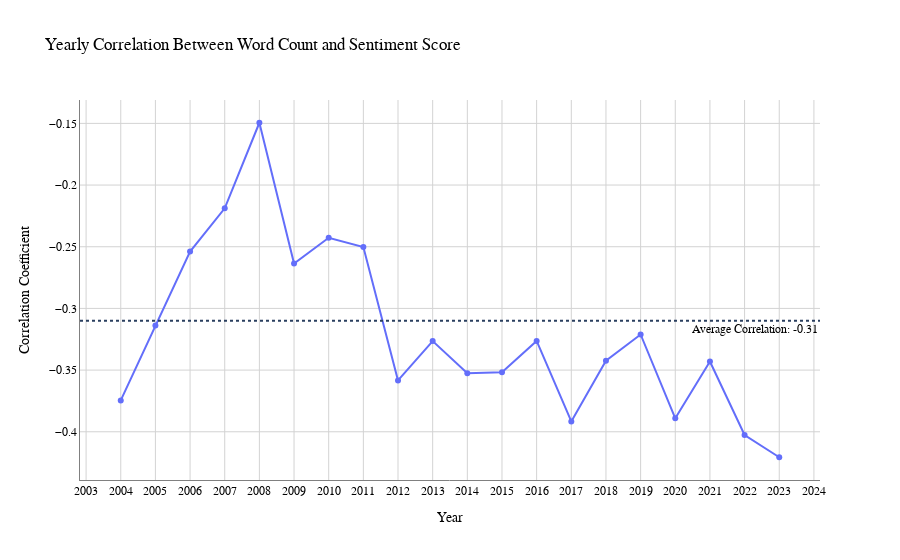

The notebook cell this image was saved under:
### Code cell
################################################## EDA ################################################

# ------- Calculating the correlation between 'Word Count' and 'Sentiment Score'

# Calculate the correlations
correlation = df[['Word Count', 'Sentiment Score']].corr()

# Print the correlations
print("Correlation between Word Count and Sentiment Score:", correlation.at['Word Count', 'Sentiment Score'])

# Calculate correlation by year
yearly_correlation = df.groupby('Year').apply(lambda x: x[['Word Count', 'Sentiment Score']].corr().iloc[0, 1])

# Reset index to turn the Series into a DataFrame for plotting
yearly_correlation_df = yearly_correlation.reset_index()
yearly_correlation_df.columns = ['Year', 'Correlation']

# Creating an interactive line plot using Plotly
fig = px.line(yearly_correlation_df, x='Year', y='Correlation', 
              title='Yearly Correlation Between Word Count and Sentiment Score',
              markers=True,  
              labels={'Correlation': 'Correlation Coefficient'})

# Add a horizontal line for the average correlation and update layout
average_correlation = -0.31
fig.add_hline(y=average_correlation, line_dash="dot",
              annotation_text=f"Average Correlation: {average_correlation:.2f}", 
              annotation_position="bottom right")
fig.update_traces(text='Correlation', hoverinfo='x+y', name='Yearly Correlation')  

# Adding details to the plot
fig.update_layout(
    plot_bgcolor='white',  
    hovermode='x unified',  
    xaxis_title='Year',
    yaxis_title='Correlation Coefficient',
    xaxis=dict(
        showline=True, 
        showgrid=True,  
        tickmode='linear',
        tick0=df['Year'].min(),
        dtick=1,  
        linecolor='gray', 
        gridcolor='lightgray'  
    ),
    yaxis=dict(
        showline=True,
        showgrid=True,
        linecolor='gray',
        gridcolor='lightgray'
    ),
    legend_title='Legend',
    legend=dict(y=1, x=1, xanchor='right', yanchor='top'),  
    font=dict(  
        family="Arial, sans-serif",
        size=12,
        color="black"
    )
)

fig.write_html('yearly_correlation_plot.html')
fig.show()

### Figure 1 — Plotly figure (JSON) as saved in the notebook; plotly's stock layout.template omitted (floating-point values rounded to 4 significant figures)
{"data": [{"hoverinfo": "x+y", "hovertemplate": "Year=%{x}<br>Correlation Coefficient=%{y}<extra></extra>", "legendgroup": "", "line": {"color": "#636efa", "dash": "solid"}, "marker": {"symbol": "circle"}, "mode": "lines+markers", "name": "Yearly Correlation", "orientation": "v", "showlegend": false, "text": "Correlation", "type": "scatter", "x": [2004, 2005, 2006, 2007, 2008, 2009, 2010, 2011, 2012, 2013, 2014, 2015, 2016, 2017, 2018, 2019, 2020, 2021, 2022, 2023], "xaxis": "x", "y": [-0.3746, -0.3139, -0.254, -0.2188, -0.1495, -0.2635, -0.2428, -0.2502, -0.3583, -0.3265, -0.3525, -0.3518, -0.3264, -0.3916, -0.3425, -0.3211, -0.389, -0.343, -0.4026, -0.4206], "yaxis": "y"}], "layout": {"annotations": [{"showarrow": false, "text": "Average Correlation: -0.31", "x": 1, "xanchor": "right", "xref": "x domain", "y": -0.31, "yanchor": "top", "yref": "y"}], "font": {"color": "black", "family": "Arial, sans-serif", "size": 12}, "hovermode": "x unified", "legend": {"title": {"text": "Legend"}, "tracegroupgap": 0, "x": 1, "xanchor": "right", "y": 1, "yanchor": "top"}, "plot_bgcolor": "white", "shapes": [{"line": {"dash": "dot"}, "type": "line", "x0": 0, "x1": 1, "xref": "x domain", "y0": -0.31, "y1": -0.31, "yref": "y"}], "title": {"text": "Yearly Correlation Between Word Count and Sentiment Score"}, "xaxis": {"anchor": "y", "domain": [0, 1], "dtick": 1, "gridcolor": "lightgray", "linecolor": "gray", "showgrid": true, "showline": true, "tick0": 2004, "tickmode": "linear", "title": {"text": "Year"}}, "yaxis": {"anchor": "x", "domain": [0, 1], "gridcolor": "lightgray", "linecolor": "gray", "showgrid": true, "showline": true, "title": {"text": "Correlation Coefficient"}}}}
